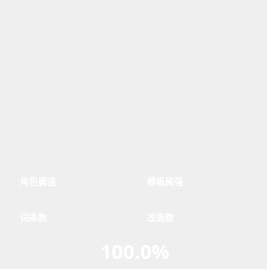
<?xml version="1.0" encoding="UTF-8"?>
<ui version="4.0">
 <class>UserInfoWindow</class>
 <widget class="QWidget" name="UserInfoWindow">
  <property name="geometry">
   <rect>
    <x>0</x>
    <y>0</y>
    <width>267</width>
    <height>269</height>
   </rect>
  </property>
  <property name="font">
   <font>
    <kerning>false</kerning>
   </font>
  </property>
  <property name="windowTitle">
   <string>结果</string>
  </property>
  <widget class="QLabel" name="selfAttrIcon">
   <property name="geometry">
    <rect>
     <x>3</x>
     <y>137</y>
     <width>15</width>
     <height>15</height>
    </rect>
   </property>
   <property name="text">
    <string/>
   </property>
  </widget>
  <widget class="QLabel" name="modelAttrIcon">
   <property name="geometry">
    <rect>
     <x>130</x>
     <y>137</y>
     <width>15</width>
     <height>15</height>
    </rect>
   </property>
   <property name="text">
    <string/>
   </property>
  </widget>
  <widget class="QLabel" name="modelAtkIcon">
   <property name="geometry">
    <rect>
     <x>130</x>
     <y>155</y>
     <width>15</width>
     <height>15</height>
    </rect>
   </property>
   <property name="text">
    <string/>
   </property>
  </widget>
  <widget class="QLabel" name="selfAtkIcon">
   <property name="geometry">
    <rect>
     <x>3</x>
     <y>155</y>
     <width>15</width>
     <height>15</height>
    </rect>
   </property>
   <property name="text">
    <string/>
   </property>
  </widget>
  <widget class="QLabel" name="maxCrtIcon">
   <property name="geometry">
    <rect>
     <x>130</x>
     <y>191</y>
     <width>15</width>
     <height>15</height>
    </rect>
   </property>
   <property name="text">
    <string/>
   </property>
  </widget>
  <widget class="QLabel" name="selfElementIcon">
   <property name="geometry">
    <rect>
     <x>3</x>
     <y>173</y>
     <width>15</width>
     <height>15</height>
    </rect>
   </property>
   <property name="text">
    <string/>
   </property>
   <property name="pixmap">
    <pixmap resource="resources.qrc">:/resources/I_ATK.png</pixmap>
   </property>
  </widget>
  <widget class="QLabel" name="modelElementIcon">
   <property name="geometry">
    <rect>
     <x>130</x>
     <y>173</y>
     <width>15</width>
     <height>15</height>
    </rect>
   </property>
   <property name="text">
    <string/>
   </property>
   <property name="pixmap">
    <pixmap resource="resources.qrc">:/resources/I_ATK.png</pixmap>
   </property>
  </widget>
  <widget class="QLabel" name="minCrtIcon">
   <property name="geometry">
    <rect>
     <x>3</x>
     <y>191</y>
     <width>15</width>
     <height>15</height>
    </rect>
   </property>
   <property name="text">
    <string/>
   </property>
  </widget>
  <widget class="QLabel" name="reformCntIcon">
   <property name="geometry">
    <rect>
     <x>130</x>
     <y>209</y>
     <width>15</width>
     <height>15</height>
    </rect>
   </property>
   <property name="text">
    <string/>
   </property>
   <property name="pixmap">
    <pixmap resource="resources.qrc">:/resources/reform.png</pixmap>
   </property>
  </widget>
  <widget class="QLabel" name="entryCntIcon">
   <property name="geometry">
    <rect>
     <x>3</x>
     <y>209</y>
     <width>15</width>
     <height>15</height>
    </rect>
   </property>
   <property name="text">
    <string/>
   </property>
   <property name="pixmap">
    <pixmap resource="resources.qrc">:/resources/entry.png</pixmap>
   </property>
  </widget>
  <widget class="QLabel" name="selfAttrLbl">
   <property name="geometry">
    <rect>
     <x>20</x>
     <y>139</y>
     <width>47</width>
     <height>12</height>
    </rect>
   </property>
   <property name="font">
    <font>
     <family>宋体</family>
     <pointsize>7</pointsize>
     <kerning>false</kerning>
    </font>
   </property>
   <property name="styleSheet">
    <string notr="true">color:rgb(255, 255, 255);
background:transparent;</string>
   </property>
   <property name="text">
    <string/>
   </property>
  </widget>
  <widget class="QLabel" name="modelAttrLbl">
   <property name="geometry">
    <rect>
     <x>147</x>
     <y>139</y>
     <width>47</width>
     <height>12</height>
    </rect>
   </property>
   <property name="font">
    <font>
     <family>宋体</family>
     <pointsize>7</pointsize>
     <kerning>false</kerning>
    </font>
   </property>
   <property name="styleSheet">
    <string notr="true">color:rgb(255, 255, 255);
background:transparent;</string>
   </property>
   <property name="text">
    <string/>
   </property>
  </widget>
  <widget class="QLabel" name="modelAtkLbl">
   <property name="geometry">
    <rect>
     <x>147</x>
     <y>157</y>
     <width>47</width>
     <height>12</height>
    </rect>
   </property>
   <property name="font">
    <font>
     <family>宋体</family>
     <pointsize>7</pointsize>
     <kerning>false</kerning>
    </font>
   </property>
   <property name="styleSheet">
    <string notr="true">color:rgb(255, 255, 255);
background:transparent;</string>
   </property>
   <property name="text">
    <string/>
   </property>
  </widget>
  <widget class="QLabel" name="selfAtkLbl">
   <property name="geometry">
    <rect>
     <x>20</x>
     <y>157</y>
     <width>47</width>
     <height>12</height>
    </rect>
   </property>
   <property name="font">
    <font>
     <family>宋体</family>
     <pointsize>7</pointsize>
     <kerning>false</kerning>
    </font>
   </property>
   <property name="styleSheet">
    <string notr="true">color:rgb(255, 255, 255);
background:transparent;</string>
   </property>
   <property name="text">
    <string/>
   </property>
  </widget>
  <widget class="QLabel" name="selfElementLbl">
   <property name="geometry">
    <rect>
     <x>20</x>
     <y>175</y>
     <width>47</width>
     <height>12</height>
    </rect>
   </property>
   <property name="font">
    <font>
     <family>宋体</family>
     <pointsize>7</pointsize>
     <kerning>false</kerning>
    </font>
   </property>
   <property name="styleSheet">
    <string notr="true">color:rgb(255, 255, 255);
background:transparent;</string>
   </property>
   <property name="text">
    <string>角色属强</string>
   </property>
  </widget>
  <widget class="QLabel" name="modelElementLbl">
   <property name="geometry">
    <rect>
     <x>147</x>
     <y>175</y>
     <width>47</width>
     <height>12</height>
    </rect>
   </property>
   <property name="font">
    <font>
     <family>宋体</family>
     <pointsize>7</pointsize>
     <kerning>false</kerning>
    </font>
   </property>
   <property name="styleSheet">
    <string notr="true">color:rgb(255, 255, 255);
background:transparent;</string>
   </property>
   <property name="text">
    <string>模板属强</string>
   </property>
  </widget>
  <widget class="QLabel" name="maxCrtLbl">
   <property name="geometry">
    <rect>
     <x>147</x>
     <y>193</y>
     <width>47</width>
     <height>12</height>
    </rect>
   </property>
   <property name="font">
    <font>
     <family>宋体</family>
     <pointsize>7</pointsize>
     <kerning>false</kerning>
    </font>
   </property>
   <property name="styleSheet">
    <string notr="true">color:rgb(255, 255, 255);
background:transparent;</string>
   </property>
   <property name="text">
    <string/>
   </property>
  </widget>
  <widget class="QLabel" name="minCrtLbl">
   <property name="geometry">
    <rect>
     <x>20</x>
     <y>193</y>
     <width>47</width>
     <height>12</height>
    </rect>
   </property>
   <property name="font">
    <font>
     <family>宋体</family>
     <pointsize>7</pointsize>
     <kerning>false</kerning>
    </font>
   </property>
   <property name="styleSheet">
    <string notr="true">color:rgb(255, 255, 255);
background:transparent;</string>
   </property>
   <property name="text">
    <string/>
   </property>
  </widget>
  <widget class="QLabel" name="entryCntLbl">
   <property name="geometry">
    <rect>
     <x>20</x>
     <y>211</y>
     <width>47</width>
     <height>12</height>
    </rect>
   </property>
   <property name="font">
    <font>
     <family>宋体</family>
     <pointsize>7</pointsize>
     <weight>50</weight>
     <bold>false</bold>
     <kerning>false</kerning>
    </font>
   </property>
   <property name="styleSheet">
    <string notr="true">color:rgb(255, 255, 255);
background:transparent;</string>
   </property>
   <property name="text">
    <string>词条数</string>
   </property>
  </widget>
  <widget class="QLabel" name="reformCntLbl">
   <property name="geometry">
    <rect>
     <x>147</x>
     <y>211</y>
     <width>47</width>
     <height>12</height>
    </rect>
   </property>
   <property name="font">
    <font>
     <family>宋体</family>
     <pointsize>7</pointsize>
     <kerning>false</kerning>
    </font>
   </property>
   <property name="styleSheet">
    <string notr="true">color:rgb(255, 255, 255);
background:transparent;</string>
   </property>
   <property name="text">
    <string>改造数</string>
   </property>
  </widget>
  <widget class="QLabel" name="entryCntInfo">
   <property name="geometry">
    <rect>
     <x>69</x>
     <y>211</y>
     <width>58</width>
     <height>12</height>
    </rect>
   </property>
   <property name="font">
    <font>
     <family>宋体</family>
     <pointsize>7</pointsize>
     <weight>50</weight>
     <bold>false</bold>
     <kerning>false</kerning>
    </font>
   </property>
   <property name="styleSheet">
    <string notr="true">color:rgb(255, 255, 255);
background:transparent;</string>
   </property>
   <property name="text">
    <string/>
   </property>
   <property name="alignment">
    <set>Qt::AlignRight|Qt::AlignTrailing|Qt::AlignVCenter</set>
   </property>
  </widget>
  <widget class="QLabel" name="maxCrtInfo">
   <property name="geometry">
    <rect>
     <x>196</x>
     <y>193</y>
     <width>58</width>
     <height>12</height>
    </rect>
   </property>
   <property name="font">
    <font>
     <family>宋体</family>
     <pointsize>7</pointsize>
     <kerning>false</kerning>
    </font>
   </property>
   <property name="styleSheet">
    <string notr="true">color:rgb(255, 255, 255);
background:transparent;</string>
   </property>
   <property name="text">
    <string/>
   </property>
   <property name="alignment">
    <set>Qt::AlignRight|Qt::AlignTrailing|Qt::AlignVCenter</set>
   </property>
  </widget>
  <widget class="QLabel" name="minCrtInfo">
   <property name="geometry">
    <rect>
     <x>69</x>
     <y>193</y>
     <width>58</width>
     <height>12</height>
    </rect>
   </property>
   <property name="font">
    <font>
     <family>宋体</family>
     <pointsize>7</pointsize>
     <kerning>false</kerning>
    </font>
   </property>
   <property name="styleSheet">
    <string notr="true">color:rgb(255, 255, 255);
background:transparent;</string>
   </property>
   <property name="text">
    <string/>
   </property>
   <property name="alignment">
    <set>Qt::AlignRight|Qt::AlignTrailing|Qt::AlignVCenter</set>
   </property>
  </widget>
  <widget class="QLabel" name="modelAtkInfo">
   <property name="geometry">
    <rect>
     <x>196</x>
     <y>157</y>
     <width>58</width>
     <height>12</height>
    </rect>
   </property>
   <property name="font">
    <font>
     <family>宋体</family>
     <pointsize>7</pointsize>
     <kerning>false</kerning>
    </font>
   </property>
   <property name="styleSheet">
    <string notr="true">color:rgb(255, 255, 255);
background:transparent;</string>
   </property>
   <property name="text">
    <string/>
   </property>
   <property name="alignment">
    <set>Qt::AlignRight|Qt::AlignTrailing|Qt::AlignVCenter</set>
   </property>
  </widget>
  <widget class="QLabel" name="modelAttrInfo">
   <property name="geometry">
    <rect>
     <x>196</x>
     <y>139</y>
     <width>58</width>
     <height>12</height>
    </rect>
   </property>
   <property name="font">
    <font>
     <family>宋体</family>
     <pointsize>7</pointsize>
     <kerning>false</kerning>
    </font>
   </property>
   <property name="styleSheet">
    <string notr="true">color:rgb(255, 255, 255);
background:transparent;</string>
   </property>
   <property name="text">
    <string/>
   </property>
   <property name="alignment">
    <set>Qt::AlignRight|Qt::AlignTrailing|Qt::AlignVCenter</set>
   </property>
  </widget>
  <widget class="QLabel" name="modelElementInfo">
   <property name="geometry">
    <rect>
     <x>196</x>
     <y>175</y>
     <width>58</width>
     <height>12</height>
    </rect>
   </property>
   <property name="font">
    <font>
     <family>宋体</family>
     <pointsize>7</pointsize>
     <kerning>false</kerning>
    </font>
   </property>
   <property name="styleSheet">
    <string notr="true">color:rgb(255, 255, 255);
background:transparent;</string>
   </property>
   <property name="text">
    <string/>
   </property>
   <property name="alignment">
    <set>Qt::AlignRight|Qt::AlignTrailing|Qt::AlignVCenter</set>
   </property>
  </widget>
  <widget class="QLabel" name="reformCntInfo">
   <property name="geometry">
    <rect>
     <x>196</x>
     <y>211</y>
     <width>58</width>
     <height>12</height>
    </rect>
   </property>
   <property name="font">
    <font>
     <family>宋体</family>
     <pointsize>7</pointsize>
     <kerning>false</kerning>
    </font>
   </property>
   <property name="styleSheet">
    <string notr="true">color:rgb(255, 255, 255);
background:transparent;</string>
   </property>
   <property name="text">
    <string/>
   </property>
   <property name="alignment">
    <set>Qt::AlignRight|Qt::AlignTrailing|Qt::AlignVCenter</set>
   </property>
  </widget>
  <widget class="QLabel" name="selfAtkInfo">
   <property name="geometry">
    <rect>
     <x>69</x>
     <y>157</y>
     <width>58</width>
     <height>12</height>
    </rect>
   </property>
   <property name="font">
    <font>
     <family>宋体</family>
     <pointsize>7</pointsize>
     <kerning>false</kerning>
    </font>
   </property>
   <property name="styleSheet">
    <string notr="true">color:rgb(255, 255, 255);
background:transparent;</string>
   </property>
   <property name="text">
    <string/>
   </property>
   <property name="alignment">
    <set>Qt::AlignRight|Qt::AlignTrailing|Qt::AlignVCenter</set>
   </property>
  </widget>
  <widget class="QLabel" name="selfAttrInfo">
   <property name="geometry">
    <rect>
     <x>69</x>
     <y>139</y>
     <width>58</width>
     <height>12</height>
    </rect>
   </property>
   <property name="font">
    <font>
     <family>宋体</family>
     <pointsize>7</pointsize>
     <kerning>false</kerning>
    </font>
   </property>
   <property name="styleSheet">
    <string notr="true">color:rgb(255, 255, 255);
background:transparent;</string>
   </property>
   <property name="text">
    <string/>
   </property>
   <property name="alignment">
    <set>Qt::AlignRight|Qt::AlignTrailing|Qt::AlignVCenter</set>
   </property>
  </widget>
  <widget class="QLabel" name="selfElementInfo">
   <property name="geometry">
    <rect>
     <x>69</x>
     <y>175</y>
     <width>58</width>
     <height>12</height>
    </rect>
   </property>
   <property name="font">
    <font>
     <family>宋体</family>
     <pointsize>7</pointsize>
     <kerning>false</kerning>
    </font>
   </property>
   <property name="styleSheet">
    <string notr="true">color:rgb(255, 255, 255);
background:transparent;</string>
   </property>
   <property name="text">
    <string/>
   </property>
   <property name="alignment">
    <set>Qt::AlignRight|Qt::AlignTrailing|Qt::AlignVCenter</set>
   </property>
  </widget>
  <widget class="QLabel" name="neckIcon">
   <property name="geometry">
    <rect>
     <x>10</x>
     <y>31</y>
     <width>26</width>
     <height>26</height>
    </rect>
   </property>
   <property name="text">
    <string/>
   </property>
  </widget>
  <widget class="QLabel" name="coatIcon">
   <property name="geometry">
    <rect>
     <x>42</x>
     <y>31</y>
     <width>26</width>
     <height>26</height>
    </rect>
   </property>
   <property name="text">
    <string/>
   </property>
  </widget>
  <widget class="QLabel" name="beltIcon">
   <property name="geometry">
    <rect>
     <x>42</x>
     <y>63</y>
     <width>26</width>
     <height>26</height>
    </rect>
   </property>
   <property name="text">
    <string/>
   </property>
  </widget>
  <widget class="QLabel" name="pantsIcon">
   <property name="geometry">
    <rect>
     <x>10</x>
     <y>63</y>
     <width>26</width>
     <height>26</height>
    </rect>
   </property>
   <property name="text">
    <string/>
   </property>
  </widget>
  <widget class="QLabel" name="shoesIcon">
   <property name="geometry">
    <rect>
     <x>10</x>
     <y>95</y>
     <width>26</width>
     <height>26</height>
    </rect>
   </property>
   <property name="text">
    <string/>
   </property>
  </widget>
  <widget class="QLabel" name="weaponIcon">
   <property name="geometry">
    <rect>
     <x>42</x>
     <y>95</y>
     <width>26</width>
     <height>26</height>
    </rect>
   </property>
   <property name="text">
    <string/>
   </property>
  </widget>
  <widget class="QLabel" name="braceletIcon">
   <property name="geometry">
    <rect>
     <x>197</x>
     <y>31</y>
     <width>26</width>
     <height>26</height>
    </rect>
   </property>
   <property name="text">
    <string/>
   </property>
  </widget>
  <widget class="QLabel" name="necklaceIcon">
   <property name="geometry">
    <rect>
     <x>229</x>
     <y>31</y>
     <width>26</width>
     <height>26</height>
    </rect>
   </property>
   <property name="text">
    <string/>
   </property>
  </widget>
  <widget class="QLabel" name="ringIcon">
   <property name="geometry">
    <rect>
     <x>229</x>
     <y>63</y>
     <width>26</width>
     <height>26</height>
    </rect>
   </property>
   <property name="text">
    <string/>
   </property>
  </widget>
  <widget class="QLabel" name="supportIcon">
   <property name="geometry">
    <rect>
     <x>197</x>
     <y>63</y>
     <width>26</width>
     <height>26</height>
    </rect>
   </property>
   <property name="text">
    <string/>
   </property>
  </widget>
  <widget class="QLabel" name="magicstoneIcon">
   <property name="geometry">
    <rect>
     <x>229</x>
     <y>95</y>
     <width>26</width>
     <height>26</height>
    </rect>
   </property>
   <property name="text">
    <string/>
   </property>
  </widget>
  <widget class="QLabel" name="earringIcon">
   <property name="geometry">
    <rect>
     <x>197</x>
     <y>95</y>
     <width>26</width>
     <height>26</height>
    </rect>
   </property>
   <property name="text">
    <string/>
   </property>
  </widget>
  <widget class="QLabel" name="classLbl">
   <property name="geometry">
    <rect>
     <x>71</x>
     <y>113</y>
     <width>121</width>
     <height>12</height>
    </rect>
   </property>
   <property name="font">
    <font>
     <family>宋体</family>
     <pointsize>7</pointsize>
     <kerning>false</kerning>
    </font>
   </property>
   <property name="styleSheet">
    <string notr="true">color:rgb(255, 255, 255);
background:transparent;</string>
   </property>
   <property name="text">
    <string/>
   </property>
   <property name="alignment">
    <set>Qt::AlignCenter</set>
   </property>
  </widget>
  <widget class="QLabel" name="characterLbl">
   <property name="geometry">
    <rect>
     <x>71</x>
     <y>40</y>
     <width>121</width>
     <height>90</height>
    </rect>
   </property>
   <property name="text">
    <string/>
   </property>
   <property name="alignment">
    <set>Qt::AlignHCenter|Qt::AlignTop</set>
   </property>
  </widget>
  <widget class="QLabel" name="resultLbl">
   <property name="geometry">
    <rect>
     <x>6</x>
     <y>238</y>
     <width>258</width>
     <height>26</height>
    </rect>
   </property>
   <property name="font">
    <font>
     <family>宋体</family>
     <pointsize>15</pointsize>
     <weight>75</weight>
     <bold>true</bold>
     <kerning>false</kerning>
    </font>
   </property>
   <property name="styleSheet">
    <string notr="true">color:rgb(255, 255, 255);
background:transparent;</string>
   </property>
   <property name="text">
    <string>100.0%</string>
   </property>
   <property name="alignment">
    <set>Qt::AlignCenter</set>
   </property>
  </widget>
  <zorder>selfAttrIcon</zorder>
  <zorder>modelAttrIcon</zorder>
  <zorder>modelAtkIcon</zorder>
  <zorder>selfAtkIcon</zorder>
  <zorder>maxCrtIcon</zorder>
  <zorder>selfElementIcon</zorder>
  <zorder>modelElementIcon</zorder>
  <zorder>minCrtIcon</zorder>
  <zorder>reformCntIcon</zorder>
  <zorder>entryCntIcon</zorder>
  <zorder>selfAttrLbl</zorder>
  <zorder>modelAttrLbl</zorder>
  <zorder>modelAtkLbl</zorder>
  <zorder>selfAtkLbl</zorder>
  <zorder>selfElementLbl</zorder>
  <zorder>modelElementLbl</zorder>
  <zorder>maxCrtLbl</zorder>
  <zorder>minCrtLbl</zorder>
  <zorder>entryCntLbl</zorder>
  <zorder>reformCntLbl</zorder>
  <zorder>entryCntInfo</zorder>
  <zorder>maxCrtInfo</zorder>
  <zorder>minCrtInfo</zorder>
  <zorder>modelAtkInfo</zorder>
  <zorder>modelAttrInfo</zorder>
  <zorder>modelElementInfo</zorder>
  <zorder>reformCntInfo</zorder>
  <zorder>selfAtkInfo</zorder>
  <zorder>selfAttrInfo</zorder>
  <zorder>selfElementInfo</zorder>
  <zorder>neckIcon</zorder>
  <zorder>coatIcon</zorder>
  <zorder>beltIcon</zorder>
  <zorder>pantsIcon</zorder>
  <zorder>shoesIcon</zorder>
  <zorder>weaponIcon</zorder>
  <zorder>braceletIcon</zorder>
  <zorder>necklaceIcon</zorder>
  <zorder>ringIcon</zorder>
  <zorder>supportIcon</zorder>
  <zorder>magicstoneIcon</zorder>
  <zorder>earringIcon</zorder>
  <zorder>characterLbl</zorder>
  <zorder>classLbl</zorder>
  <zorder>resultLbl</zorder>
 </widget>
 <resources>
  <include location="resources.qrc"/>
 </resources>
 <connections/>
</ui>
